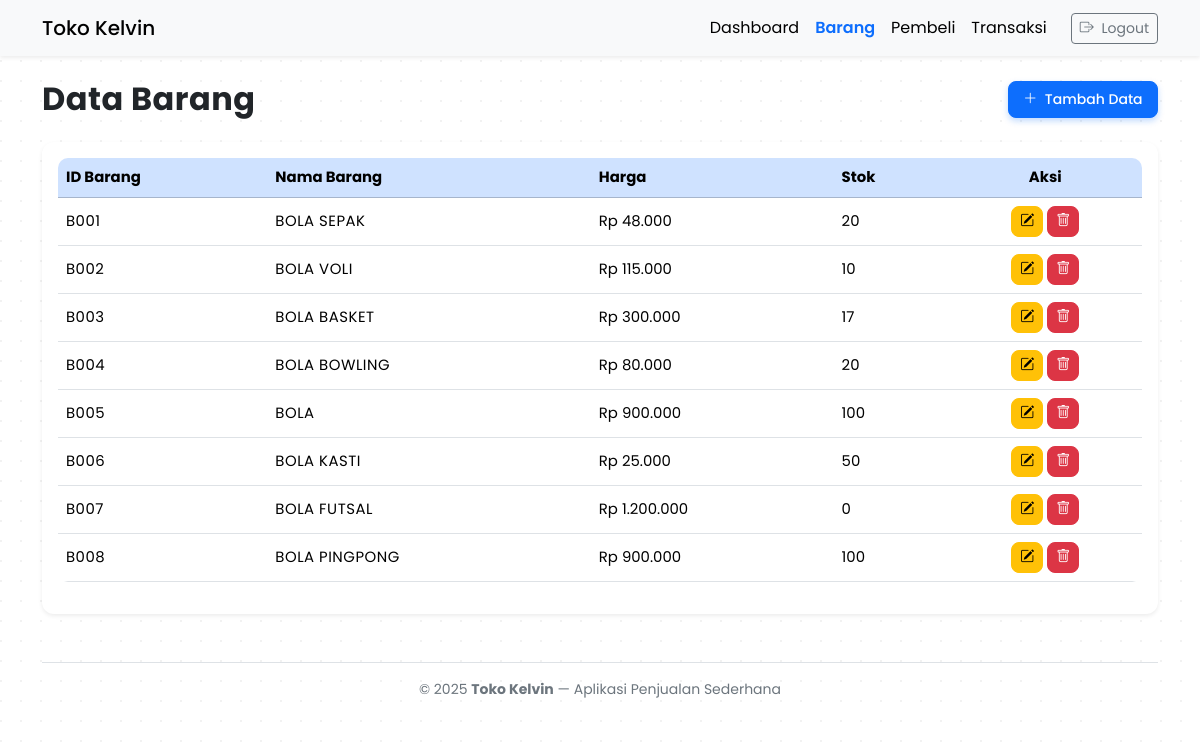
Screenshot of /public/barang.php with the database file from the repository.
### tables this page shows
CREATE TABLE `barang` (
  `id_barang` varchar(25) NOT NULL,
  `nama_barang` varchar(100) NOT NULL,
  `harga` decimal(10,2) NOT NULL CHECK (`harga` >= 0),
  `stok` int(11) NOT NULL CHECK (`stok` >= 0)
);

### public/barang.php (the view, shortened to what this page needs)
<?php
require_once __DIR__ . '/../config/database.php';
include __DIR__ . '/../includes/header.php';
$result = $conn->query("SELECT * FROM barang ORDER BY id_barang ASC");
?>
<div class="d-flex justify-content-between align-items-center mb-4">
  <h2 class="text-dark mb-0">Data Barang</h2>
  <button class="btn btn-primary btn-sm" data-bs-toggle="modal" data-bs-target="#modalTambah">
    <i class="bi bi-plus-lg me-1"></i> Tambah Data
  </button>
</div>
<div class="card border-0 shadow-sm">
  <div class="card-body">
    <div class="table-responsive">
      <table class="table table-hover align-middle">
        <thead class="table-primary">
          <tr>
            <th>ID Barang</th>
            <th>Nama Barang</th>
            <th>Harga</th>
            <th>Stok</th>
            <th class="text-center">Aksi</th>
          </tr>
        </thead>
        <tbody>
          <?php if ($result && $result->num_rows > 0): ?>
            <?php while ($row = $result->fetch_assoc()): ?>
              <tr>
                <td class="text-uppercase"><?= htmlspecialchars($row['id_barang']) ?></td>
                <td class="text-uppercase"><?= htmlspecialchars($row['nama_barang']) ?></td>
                <td>Rp <?= number_format($row['harga'], 0, ',', '.') ?></td>
                <td><?= htmlspecialchars($row['stok']) ?></td>
                <td class="text-center">
                  <button class="btn btn-sm btn-warning" data-bs-toggle="modal" data-bs-target="#editModal<?= $row['id_barang'] ?>">
                    <i class="bi bi-pencil-square"></i>
                  </button>
                  <a href="?hapus=<?= $row['id_barang'] ?>" class="btn btn-sm btn-danger btn-hapus" data-nama="<?= htmlspecialchars($row['nama_barang']) ?>">
                    <i class="bi bi-trash"></i>
                  </a>
                </td>
              </tr>
            <?php endwhile; ?>
          <?php else: ?>
            <tr><td colspan="5" class="text-center text-muted py-3">Belum ada data barang.</td></tr>
          <?php endif; ?>
        </tbody>
      </table>
    </div>
  </div>
</div>
<?php include __DIR__ . '/../includes/footer.php'; ?>

### includes/header.php (shortened to what this page needs)
<!DOCTYPE html>
<html lang="id">
<head>
  <link href="https://cdn.jsdelivr.net/npm/bootstrap@5.3.3/dist/css/bootstrap.min.css" rel="stylesheet">
  <link href="https://cdn.jsdelivr.net/npm/bootstrap-icons@1.11.3/font/bootstrap-icons.css" rel="stylesheet">
  <link rel="stylesheet" href="/toko_kelvindps/style.css">
</head>
<body class="">
<?php
  $current_page = basename($_SERVER['PHP_SELF']);
?>
<nav class="navbar navbar-expand-lg navbar-light shadow-sm mb-4 sticky-top bg-light">
  <div class="container">
    <a class="navbar-brand fw-medium" href="/toko_kelvindps/index.php">Toko Kelvin</a>
    <div class="collapse navbar-collapse" id="navbarNav">
      <ul class="navbar-nav ms-auto align-items-center">
        <li class="nav-item">
          <a class="nav-link <?php echo ($current_page == 'index.php') ? 'text-primary fw-semibold' : ''; ?>" href="/toko_kelvindps/index.php">Dashboard</a>
        </li>
        <li class="nav-item">
          <a class="nav-link <?php echo ($current_page == 'barang.php') ? 'text-primary fw-semibold' : ''; ?>" href="/toko_kelvindps/public/barang.php">Barang</a>
        </li>
        <li class="nav-item">
          <a class="nav-link <?php echo ($current_page == 'pembeli.php') ? 'text-primary fw-semibold' : ''; ?>" href="/toko_kelvindps/public/pembeli.php">Pembeli</a>
        </li>
        <li class="nav-item">
          <a class="nav-link <?php echo ($current_page == 'transaksi.php') ? 'text-primary fw-semibold' : ''; ?>" href="/toko_kelvindps/public/transaksi.php">Transaksi</a>
        </li>
        <li class="nav-item ms-3">
          <a href="/toko_kelvindps/public/logout.php" class="btn btn-outline-secondary btn-sm">
            <i class="bi bi-box-arrow-right me-1"></i> Logout
          </a>
        </li>
      </ul>
    </div>
  </div>
</nav>
<div class="container">

### includes/footer.php (shortened to what this page needs)
  <footer class="text-center mt-5 py-3 border-top small text-secondary ">
    &copy; <?= date('Y') ?> <strong>Toko Kelvin</strong> — Aplikasi Penjualan Sederhana
  </footer>
</div>
</body>
</html>

### style.css (style rules this page uses)
body { background: linear-gradient(135deg, #f0f9ff, #e0f2fe); background-image: radial-gradient(circle at 1px 1px, rgba(0,0,0,0.05) 1px, transparent 0); background-size: 20px 20px; font-family: 'Poppins', sans-serif; }
.navbar .nav-link { color: black; font-weight: 400; transition: all 0.3s ease; position: relative; }
.navbar .nav-link::after { content: ''; position: absolute; width: 0; height: 2px; background: #0B5ED7; left: 50%; bottom: 0; transition: all 0.3s ease; transform: translateX(-50%); }
h2.text-dark { font-weight: 700; letter-spacing: 0.5px; }
.btn-primary.btn-sm { border-radius: 8px; font-weight: 500; padding: 0.45rem 0.9rem; box-shadow: 0 3px 6px rgba(13, 110, 253, 0.25); }
.table { border-radius: 10px; overflow: hidden; }
.table td, .table th { vertical-align: middle; font-size: 0.93rem; }
.table td.text-uppercase { letter-spacing: 0.5px; }
.card { border-radius: 12px; transition: all 0.2s ease-in-out; }
.btn-warning, .btn-danger { border-radius: 8px; transition: all 0.25s ease; }
.card.border-0.shadow-sm { border-radius: 12px; box-shadow: 0 5px 12px rgba(0, 0, 0, 0.05); transition: all 0.25s ease; }

### rows the page displays
barang: id_barang "B001", nama_barang "BOLA SEPAK", harga "48.000", stok "20"
barang: id_barang "B002", nama_barang "BOLA VOLI", harga "115.000", stok "10"
barang: id_barang "B003", nama_barang "BOLA BASKET", harga "300.000", stok "17"
barang: id_barang "B004", nama_barang "BOLA BOWLING", harga "80.000", stok "20"
barang: id_barang "B005", nama_barang "BOLA", harga "900.000", stok "100"
barang: id_barang "B006", nama_barang "BOLA KASTI", harga "25.000", stok "50"
barang: id_barang "B007", nama_barang "BOLA FUTSAL", harga "1.200.000", stok "0"
barang: id_barang "B008", nama_barang "BOLA PINGPONG", harga "900.000", stok "100"
